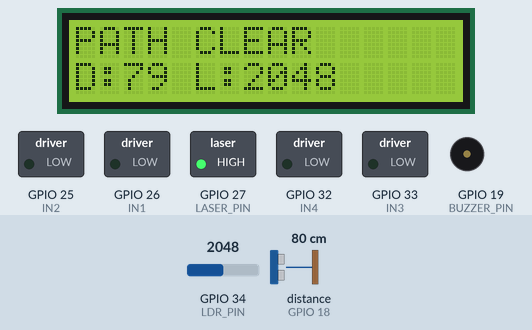
This sketch was run on a simulated ESP32. Shown: 16×2 character LCD, switched loads named in the sketch (green lamp = pin HIGH), buzzer (waves = sounding, pin HIGH). Wiring (inferred from the names in the program): ultrasonic range finder: trigger GPIO 5; echo GPIO 18. The inputs (shaded band) are chosen by the test bench; at power-on: GPIO 34 (LDR_PIN) = 2048, distance to the obstacle (sensor on GPIO 18) 80 cm. The echo pulse lasts 58.3 µs per cm; pins used as bus, display or sensor lines are not drawn; what the sketch prints to the serial monitor is not drawn.

Above: at 3.3 s.
3.4 s: GPIO 34 (LDR_PIN) set to 1935
At 5.0 s:
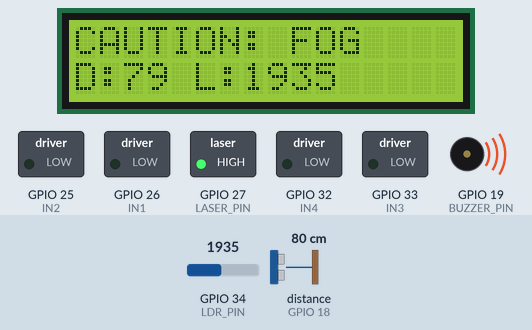
5.3 s: GPIO 34 (LDR_PIN) set to 875
At 6.0 s:
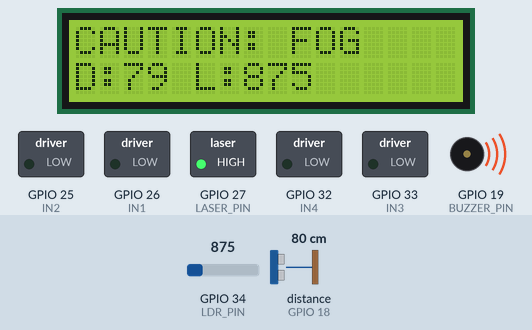
6.9 s: GPIO 34 (LDR_PIN) set to 773
At 7.9 s:
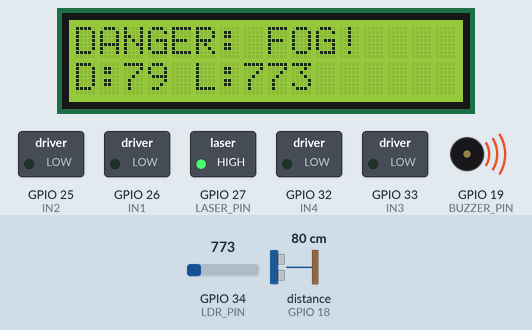
8.6 s: GPIO 34 (LDR_PIN) set to 220
At 9.9 s:
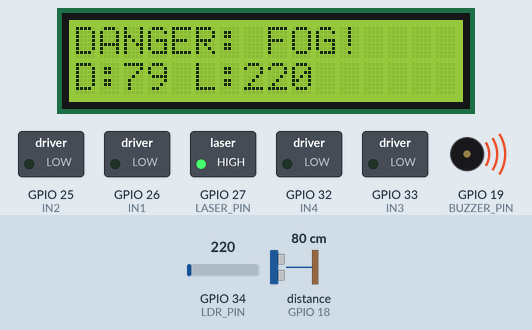
10.2 s: GPIO 34 (LDR_PIN) set to 189
At 10.6 s:
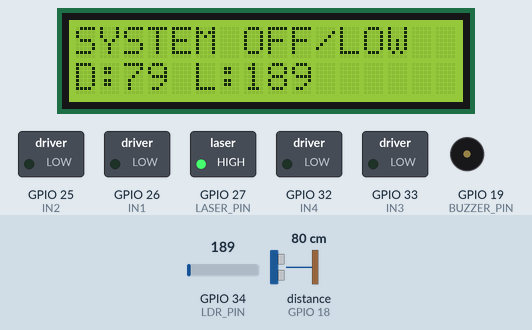
11.8 s: distance to the obstacle (sensor on GPIO 18) set to 2 cm
At 12.5 s:
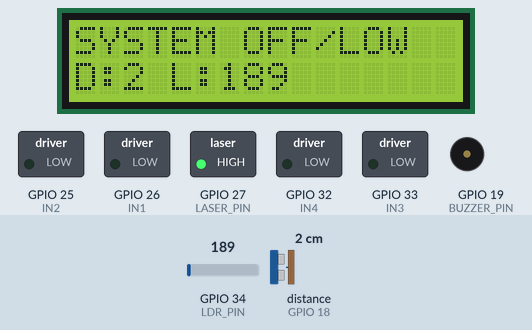
Timing chart, 0 to 14.4 s (numbered marks = the images above; inputs shaded):
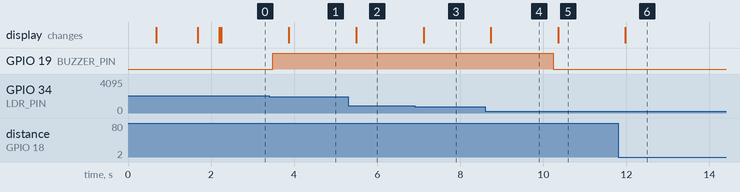

Measured:
- the behaviour switches between 2000 and 1999 on GPIO 34 (LDR_PIN) (found by bisection; images 0 and 1)
- the behaviour switches between 801 and 800 on GPIO 34 (LDR_PIN) (found by bisection; images 2 and 3)
- the behaviour switches between 201 and 200 on GPIO 34 (LDR_PIN) (found by bisection; images 4 and 5)
- after the input at 3.4 s, GPIO 19 (BUZZER_PIN): LOW → HIGH after 0.09 s; the display: changes after 0.48 s (image 1)
- after the input at 5.3 s, the display: changes after 0.20 s (image 2)
- after the input at 6.9 s, the display: changes after 0.22 s (image 3)
- after the input at 8.6 s, the display: changes after 0.14 s (image 4)
- after the input at 10.2 s, GPIO 19 (BUZZER_PIN): HIGH → LOW at once; the display: changes after 0.16 s (image 5)
- after the input at 11.8 s, the display: changes after 0.17 s (image 6)

The sketch:

fog_detection_car.ino
```cpp
/*
   ESP32 WiFi Fog Detection Car - FINAL VERSION

   Fixes Included:
   1. SILENT SHUTDOWN: Increased LDR_OFF_THRESHOLD to 200.
      - Prevents buzzer from ringing when you switch off the laser/system.
   2. FILTERED SENSORS: Removes ultrasonic flickering (-1).
   3. SAFE PINS: Laser moved to Pin 27.
*/

#include <WiFi.h>
#include <WebServer.h>
#include <LiquidCrystal_I2C.h>
#include <Wire.h>

// --- WIFI CONFIGURATION ---
const char* ssid = "ESP32_FOG_CAR";
const char* password = "password123";

// --- PIN DEFINITIONS ---
const int IN1 = 26; // Right Motor
const int IN2 = 25;
const int IN3 = 33; // Left Motor
const int IN4 = 32;

// I2C LCD (SDA=21, SCL=22)
LiquidCrystal_I2C lcd(0x27, 16, 2);

// Sensors
const int TRIG_PIN = 5;
const int ECHO_PIN = 18;
const int LASER_PIN = 27;
const int BUZZER_PIN = 19;
const int LDR_PIN = 34;

// --- LOGIC CONSTANTS (CALIBRATION) ---
const int LDR_CLEAR_THRESHOLD = 2000; // > 2000 = Clear Path
const int LDR_DENSE_FOG_THRESHOLD = 800; // < 800 = Foggy
const int LDR_OFF_THRESHOLD = 200; // < 200 = System/Laser OFF -> Silence

const int SPEED_MAX = 255;
const int SPEED_SAFE = 140;
const int SPEED_STOP = 0;

// --- GLOBAL VARIABLES ---
WebServer server(80);
int currentMaxSpeed = SPEED_MAX;
String driveState = "S";

long lastLCDUpdate = 0;
long lastSensorRead = 0;

float distance = 0;
float lastValidDist = 0;
int ldrValue = 0;
bool fogDetected = false;

// PWM Channels
const int freq = 30000;
const int resolution = 8;
const int ch1=0, ch2=1, ch3=2, ch4=3;

// --- HELPER DECLARATIONS ---
void handleRoot();
void applyMotorLogic();
void stopMotors();
float getFilteredDistance();
int getAverageLDR();
void updateDisplay();

// --- SETUP ---
void setup() {
  Serial.begin(115200);
  delay(500);

  // Motor Setup
  ledcSetup(ch1, freq, resolution); ledcAttachPin(IN1, ch1);
  ledcSetup(ch2, freq, resolution); ledcAttachPin(IN2, ch2);
  ledcSetup(ch3, freq, resolution); ledcAttachPin(IN3, ch3);
  ledcSetup(ch4, freq, resolution); ledcAttachPin(IN4, ch4);

  // Sensor Setup
  pinMode(TRIG_PIN, OUTPUT);
  pinMode(ECHO_PIN, INPUT);
  pinMode(LASER_PIN, OUTPUT);
  pinMode(BUZZER_PIN, OUTPUT);
  digitalWrite(BUZZER_PIN, LOW);
  pinMode(LDR_PIN, INPUT);

  // Turn on Laser Logic (if connected to Pin 27)
  digitalWrite(LASER_PIN, HIGH);
  digitalWrite(TRIG_PIN, LOW);
  delay(100);

  // LCD Setup
  Wire.begin(21, 22);
  lcd.init();
  lcd.backlight();
  lcd.setCursor(0, 0);
  lcd.print("System Starting");
  delay(1000);
  lcd.clear();

  // WiFi Setup
  WiFi.softAP(ssid, password);
  delay(500);

  Serial.println("System Ready.");
  lcd.setCursor(0, 0);
  lcd.print("IP:");
  lcd.print(WiFi.softAPIP());

  // Web Server Routes
  server.on("/", handleRoot);
  server.on("/F", []() { driveState = "F"; server.send(200, "text/plain", "F"); });
  server.on("/B", []() { driveState = "B"; server.send(200, "text/plain", "B"); });
  server.on("/L", []() { driveState = "L"; server.send(200, "text/plain", "L"); });
  server.on("/R", []() { driveState = "R"; server.send(200, "text/plain", "R"); });
  server.on("/S", []() { driveState = "S"; server.send(200, "text/plain", "S"); });

  server.begin();
}

// --- MAIN LOOP ---
void loop() {
  server.handleClient();

  // Read sensors every 60ms
  if (millis() - lastSensorRead > 60) {

    distance = getFilteredDistance();
    ldrValue = getAverageLDR();

    // --- FOG & SHUTDOWN LOGIC ---
    if (ldrValue >= LDR_CLEAR_THRESHOLD) {
      // CASE 1: CLEAR
      currentMaxSpeed = SPEED_MAX;
      digitalWrite(BUZZER_PIN, LOW);
      fogDetected = false;
    }
    else if (ldrValue < LDR_CLEAR_THRESHOLD && ldrValue > LDR_DENSE_FOG_THRESHOLD) {
      // CASE 2: LIGHT FOG
      currentMaxSpeed = SPEED_SAFE;
      digitalWrite(BUZZER_PIN, HIGH);
      fogDetected = true;
    }
    else if (ldrValue <= LDR_DENSE_FOG_THRESHOLD && ldrValue > LDR_OFF_THRESHOLD) {
      // CASE 3: HEAVY FOG (Real)
      currentMaxSpeed = SPEED_STOP;
      digitalWrite(BUZZER_PIN, HIGH);
      fogDetected = true;
    }
    else {
      // CASE 4: SYSTEM OFF / LASER OFF
      // Light is < 200. Silence the buzzer.
      currentMaxSpeed = SPEED_STOP;
      digitalWrite(BUZZER_PIN, LOW); // <--- SILENCE
      fogDetected = true;
    }

    lastSensorRead = millis();
  }

  applyMotorLogic();

  // Update LCD & Serial Monitor every 500ms
  if (millis() - lastLCDUpdate > 500) {
    updateDisplay();

    // SERIAL DEBUGGING
    Serial.print("LDR: "); Serial.print(ldrValue);
    Serial.print(" | Dist: "); Serial.print((int)distance);
    Serial.print("cm | Speed: "); Serial.print(currentMaxSpeed);
    Serial.print(" | Cmd: "); Serial.println(driveState);

    lastLCDUpdate = millis();
  }

  delay(5);
}

// --- HELPER FUNCTIONS ---

float getFilteredDistance() {
  digitalWrite(TRIG_PIN, LOW);
  delayMicroseconds(2);
  digitalWrite(TRIG_PIN, HIGH);
  delayMicroseconds(10);
  digitalWrite(TRIG_PIN, LOW);

  unsigned long duration = pulseIn(ECHO_PIN, HIGH, 30000);

  if (duration == 0) return lastValidDist;
  float cm = (duration * 0.0343) / 2;
  if (cm > 400 || cm < 2) return lastValidDist;

  lastValidDist = cm;
  return cm;
}

int getAverageLDR() {
  long sum = 0;
  for (int i = 0; i < 20; i++) {
    sum += analogRead(LDR_PIN);
    delay(1);
  }
  return (int)(sum / 20);
}

void applyMotorLogic() {
  int spd = currentMaxSpeed;
  if (driveState == "S") stopMotors();
  else if (driveState == "F") { ledcWrite(ch1, 0); ledcWrite(ch2, spd); ledcWrite(ch3, 0); ledcWrite(ch4, spd); }
  else if (driveState == "B") { ledcWrite(ch1, spd); ledcWrite(ch2, 0); ledcWrite(ch3, spd); ledcWrite(ch4, 0); }
  else if (driveState == "L") { ledcWrite(ch1, 0); ledcWrite(ch2, spd); ledcWrite(ch3, spd); ledcWrite(ch4, 0); }
  else if (driveState == "R") { ledcWrite(ch1, spd); ledcWrite(ch2, 0); ledcWrite(ch3, 0); ledcWrite(ch4, spd); }
}

void stopMotors() {
  ledcWrite(ch1, 0); ledcWrite(ch2, 0); ledcWrite(ch3, 0); ledcWrite(ch4, 0);
}

void updateDisplay() {
  lcd.clear();
  lcd.setCursor(0, 0);

  if (ldrValue <= LDR_OFF_THRESHOLD) {
    lcd.print("SYSTEM OFF/LOW");
  }
  else if (fogDetected) {
    lcd.print(currentMaxSpeed == 0 ? "DANGER: FOG!" : "CAUTION: FOG");
  } else {
    lcd.print("PATH CLEAR");
  }

  lcd.setCursor(0, 1);
  lcd.print("D:");
  lcd.print((int)distance);
  lcd.print(" L:");
  lcd.print(ldrValue);
}

void handleRoot() {
  String html = R"rawliteral(
    <!DOCTYPE html>
    <html>
    <head>
      <title>FogBot Control</title>
      <meta name="viewport" content="width=device-width, initial-scale=1.0, user-scalable=no">
      <style>
        /* Minimalist Dark Theme */
        body {
          background-color: #121212;
          color: #ffffff;
          font-family: -apple-system, BlinkMacSystemFont, "Segoe UI", Roboto, sans-serif;
          display: flex;
          flex-direction: column;
          align-items: center;
          justify-content: center;
          height: 100vh;
          margin: 0;
          touch-action: none; /* Prevents scroll/zoom on mobile */
        }

        h2 {
          font-weight: 300;
          letter-spacing: 2px;
          margin-bottom: 40px;
          color: #a0a0a0;
        }

        /* D-Pad Grid Layout */
        .controls {
          display: grid;
          grid-template-columns: 80px 80px 80px;
          grid-template-rows: 80px 80px 80px;
          gap: 15px;
        }

        /* Button Styling */
        .btn {
          width: 80px;
          height: 80px;
          background-color: #1e1e1e;
          border: 1px solid #333;
          border-radius: 50%;
          color: #e0e0e0;
          font-size: 28px;
          cursor: pointer;
          display: flex;
          align-items: center;
          justify-content: center;
          transition: all 0.1s ease;
          box-shadow: 0 4px 10px rgba(0,0,0,0.3);
          -webkit-tap-highlight-color: transparent;
        }

        /* Active State (Pressed) */
        .btn:active {
          background-color: #00d2ff; /* Neon Blue Accent */
          color: #000;
          transform: scale(0.95);
          box-shadow: 0 2px 5px rgba(0,0,0,0.2);
          border-color: #00d2ff;
        }

        /* Grid Positioning */
        #F { grid-column: 2; grid-row: 1; }
        #L { grid-column: 1; grid-row: 2; }
        #R { grid-column: 3; grid-row: 2; }
        #B { grid-column: 2; grid-row: 3; }
      </style>

      <script>
        function mv(c) { fetch("/" + c); }
        function su() { fetch("/S"); }

        window.onload = () => {
          ['F','B','L','R'].forEach(d => {
             let b = document.getElementById(d);
             // Touch Events (Mobile)
             b.addEventListener('touchstart', (e) => { e.preventDefault(); mv(d); });
             b.addEventListener('touchend', (e) => { e.preventDefault(); su(); });
             // Mouse Events (Desktop)
             b.addEventListener('mousedown', () => { mv(d); });
             b.addEventListener('mouseup', () => { su(); });
          });
        };
      </script>
    </head>
    <body>
      <h2>FOGBOT</h2>

      <div class="controls">
        <div id="F" class="btn">&#8593;</div>
        <div id="L" class="btn">&#8592;</div>
        <div id="R" class="btn">&#8594;</div>
        <div id="B" class="btn">&#8595;</div>
      </div>

    </body>
    </html>
  )rawliteral";
  server.send(200, "text/html", html);
}
```
